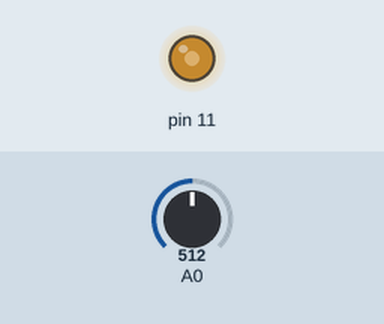
Bench run of a sketch on a simulated Arduino Uno, built with avr-gcc and run on an emulated ATmega328P. On the bench: output pins drawn as LEDs (lit = HIGH). The inputs (shaded band) are chosen by the test bench; at power-on: A0 = 512.

Above: at 1.3 s.
1.4 s: A0 set to 716
At 2.1 s:
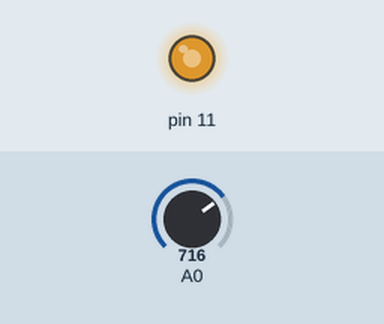
3.0 s: A0 set to 900
At 4.2 s:
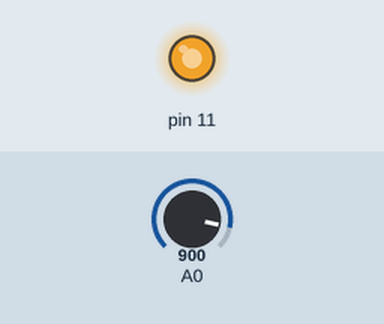
4.5 s: A0 set to 122
At 5.6 s:
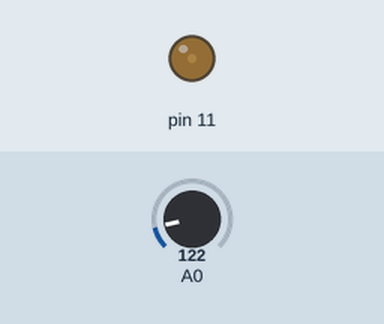
6.0 s: A0 set to 0
At 6.8 s:
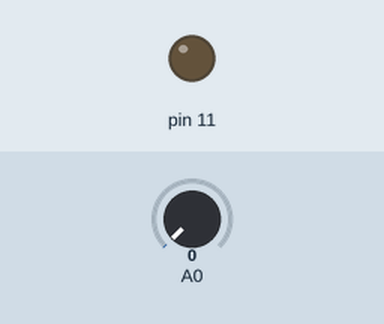
7.5 s: A0 set to 511
At 7.9 s:
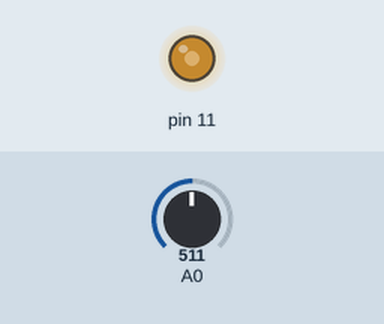
Timing chart, 0 to 10.0 s (numbered marks = the images above; inputs shaded):
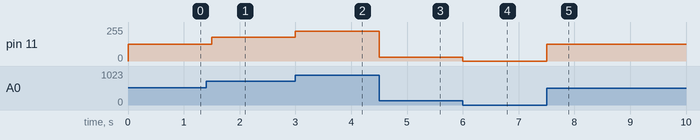

Measured:
- after the input at 1.4 s, pin 11: 127/255 → 178/255 after 0.10 s
- after the input at 3.0 s, pin 11: 178/255 → 224/255 at once
- after the input at 4.5 s, pin 11: 224/255 → 30/255 at once
- after the input at 6.0 s, pin 11: 30/255 → 0/255 at once
- after the input at 7.5 s, pin 11: 0/255 → 127/255 at once

The sketch:

appb_4_4.ino
```cpp
void setup() {
    pinMode(11, OUTPUT);
    Serial.begin(9600);
}

void loop() {
    int sensorValue = analogRead(A0);
    float voltage = sensorValue / 1023.0;
    analogWrite(11, voltage * 255);
    delay(500);
}
```
